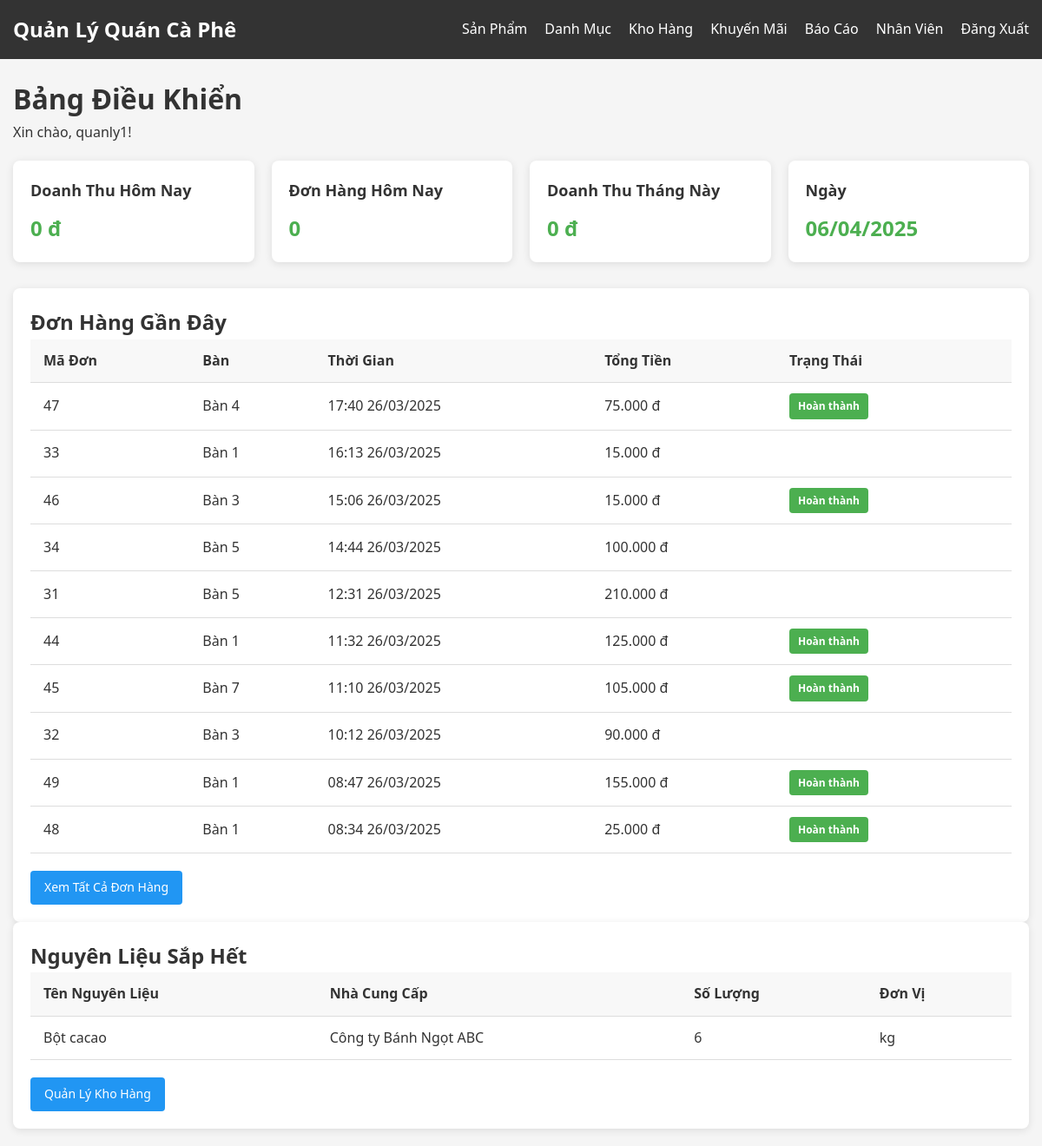
The app's page /admin/dashboard.php (signed in), older data.
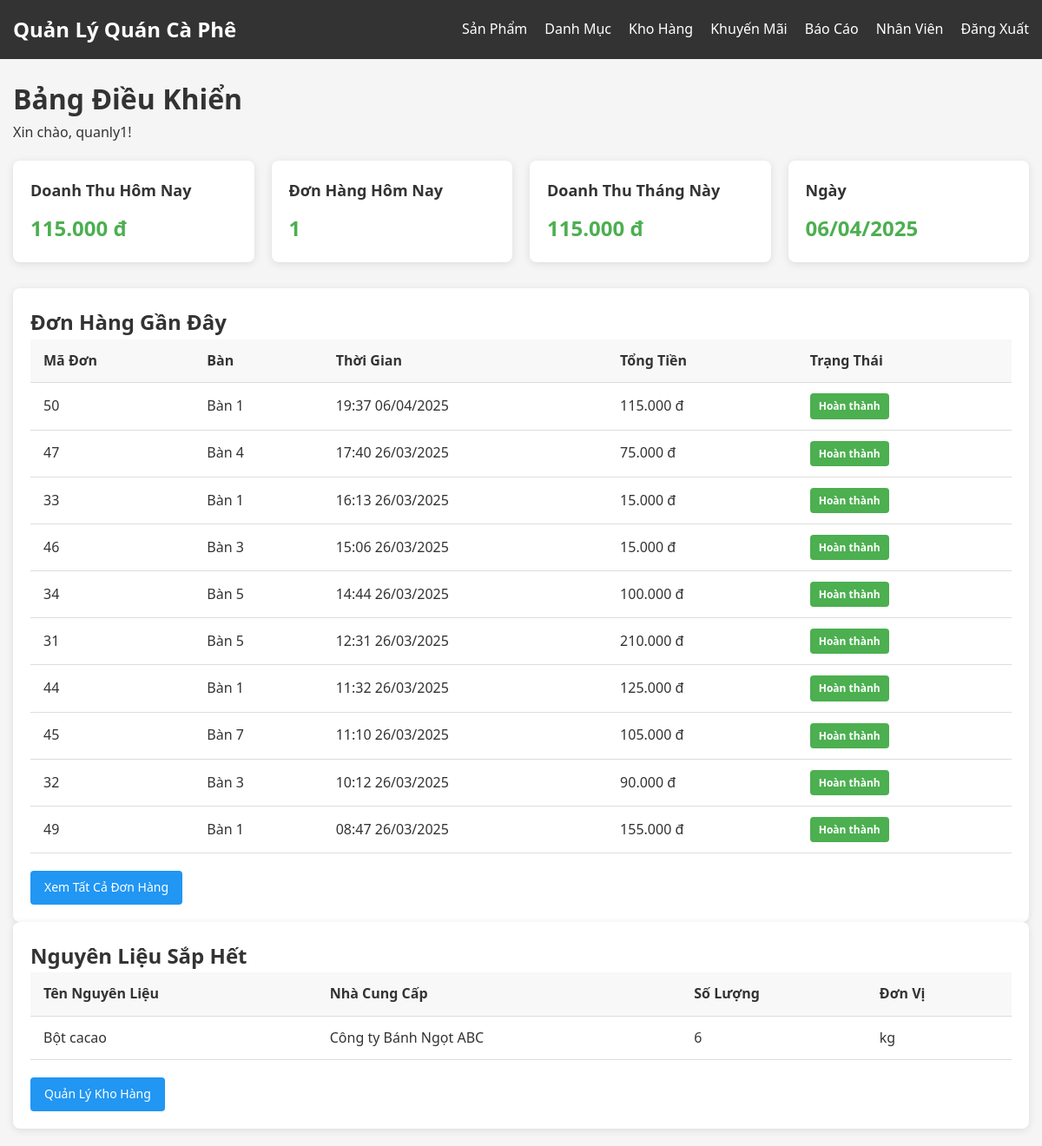
The same page, newer data.
### tables this page shows
CREATE TABLE `orders` (
  `order_id` int(11) NOT NULL,
  `user_id` int(11) DEFAULT NULL,
  `table_id` varchar(10) NOT NULL,
  `shift_id` int(11) NOT NULL,
  `promo_id` int(11) DEFAULT NULL,
  `total_price` decimal(10,2) NOT NULL,
  `order_time` datetime DEFAULT current_timestamp(),
  `status` enum('Chờ chế biến','Hoàn thành','Đã thanh toán','Đã hủy') DEFAULT 'Chờ chế biến',
  `notes` text DEFAULT NULL,
  `completed` tinyint(1) DEFAULT 0
);

CREATE TABLE `tables` (
  `table_id` varchar(10) NOT NULL,
  `table_name` varchar(50) NOT NULL
);

CREATE TABLE `materials` (
  `material_id` int(11) NOT NULL,
  `material_name` varchar(100) NOT NULL,
  `supplier_id` int(11) NOT NULL,
  `unit` varchar(50) NOT NULL,
  `stock_quantity` int(11) NOT NULL DEFAULT 0,
  `low_stock_threshold` int(11) NOT NULL DEFAULT 10,
  `status` enum('Còn hàng','Hết hàng') DEFAULT 'Còn hàng'
);

CREATE TABLE `suppliers` (
  `supplier_id` int(11) NOT NULL,
  `supplier_name` varchar(100) NOT NULL,
  `contact_person` varchar(100) DEFAULT NULL,
  `phone` varchar(15) DEFAULT NULL,
  `email` varchar(100) DEFAULT NULL,
  `address` text DEFAULT NULL,
  `status` enum('Hoạt động','Ngừng hợp tác') DEFAULT 'Hoạt động'
);

### config/functions.php (called while the page is built, shortened)
<?php
function formatCurrency($amount) {
    return number_format($amount, 0, ',', '.') . ' đ';
}
?>

### admin/dashboard.php (the view, shortened to what this page needs)
<?php
require_once '../config/db.php';
require_once '../config/functions.php';
$today = date('Y-m-d');
$today_revenue_query = "SELECT SUM(total_price) as total FROM Orders WHERE DATE(order_time) = ? AND status IN ('Đã thanh toán', 'Hoàn thành')";
$today_revenue_stmt = $conn->prepare($today_revenue_query);
$today_revenue_stmt->bind_param("s", $today);
$today_revenue_stmt->execute();
$today_revenue_result = $today_revenue_stmt->get_result();
$today_revenue = $today_revenue_result->fetch_assoc()['total'] ?? 0;
$today_orders_query = "SELECT COUNT(*) as count FROM Orders WHERE DATE(order_time) = ? AND status IN ('Đã thanh toán', 'Hoàn thành')";
$today_orders_stmt = $conn->prepare($today_orders_query);
$today_orders_stmt->bind_param("s", $today);
$today_orders_stmt->execute();
$today_orders_result = $today_orders_stmt->get_result();
$today_orders = $today_orders_result->fetch_assoc()['count'] ?? 0;
$current_month = date('m');
$current_year = date('Y');
$month_revenue_query = "SELECT SUM(total_price) as total FROM Orders WHERE MONTH(order_time) = ? AND YEAR(order_time) = ? AND status IN ('Đã thanh toán', 'Hoàn thành')";
$month_revenue_stmt = $conn->prepare($month_revenue_query);
$month_revenue_stmt->bind_param("ss", $current_month, $current_year);
$month_revenue_stmt->execute();
$month_revenue_result = $month_revenue_stmt->get_result();
$month_revenue = $month_revenue_result->fetch_assoc()['total'] ?? 0;
$recent_orders_query = "SELECT o.*, t.table_name, p.payment_method
                       FROM Orders o
                       LEFT JOIN Tables t ON o.table_id = t.table_id
                       LEFT JOIN Payments p ON o.order_id = p.order_id
                       ORDER BY o.order_time DESC LIMIT 10";
$recent_orders_result = $conn->query($recent_orders_query);
$low_stock_query = "SELECT m.*, s.supplier_name
                   FROM Materials m
                   JOIN Suppliers s ON m.supplier_id = s.supplier_id
                   WHERE m.stock_quantity < 10
                   ORDER BY m.stock_quantity ASC";
$low_stock_result = $conn->query($low_stock_query);
?>
<!DOCTYPE html>
<html lang="vi">
<head>
    <link rel="stylesheet" href="../assets/css/style.css">
</head>
<body>
    <nav class="navbar">
        <div class="container">
            <a href="dashboard.php" class="navbar-brand">Quản Lý Quán Cà Phê</a>
            <ul class="navbar-nav">
                <li class="nav-item">
                    <a href="products.php" class="nav-link">Sản Phẩm</a>
                </li>
                <li class="nav-item">
                    <a href="categories.php" class="nav-link">Danh Mục</a>
                </li>
                <li class="nav-item">
                    <a href="inventory.php" class="nav-link">Kho Hàng</a>
                </li>
                <li class="nav-item">
                    <a href="promotions.php" class="nav-link">Khuyến Mãi</a>
                </li>
                <li class="nav-item">
                    <a href="reports.php" class="nav-link">Báo Cáo</a>
                </li>
                <li class="nav-item">
                    <a href="users.php" class="nav-link">Nhân Viên</a>
                </li>
                <li class="nav-item">
                    <a href="../logout.php" class="nav-link">Đăng Xuất</a>
                </li>
            </ul>
        </div>
    </nav>
    <div class="container">
        <div class="dashboard">
            <div class="dashboard-header">
                <h1>Bảng Điều Khiển</h1>
                <p>Xin chào, <?php echo $_SESSION['username']; ?>!</p>
            </div>
            <div class="dashboard-cards">
                <div class="card">
                    <div class="card-title">Doanh Thu Hôm Nay</div>
                    <div class="card-value"><?php echo formatCurrency($today_revenue); ?></div>
                </div>
                <div class="card">
                    <div class="card-title">Đơn Hàng Hôm Nay</div>
                    <div class="card-value"><?php echo $today_orders; ?></div>
                </div>
                <div class="card">
                    <div class="card-title">Doanh Thu Tháng Này</div>
                    <div class="card-value"><?php echo formatCurrency($month_revenue); ?></div>
                </div>
                <div class="card">
                    <div class="card-title">Ngày</div>
                    <div class="card-value"><?php echo date('d/m/Y'); ?></div>
                </div>
            </div>
            <div class="row">
                <div class="col-md-6">
                    <div class="card">
                        <h2>Đơn Hàng Gần Đây</h2>
                        <table class="table">
                            <thead>
                                <tr>
                                    <th>Mã Đơn</th>
                                    <th>Bàn</th>
                                    <th>Thời Gian</th>
                                    <th>Tổng Tiền</th>
                                    <th>Trạng Thái</th>
                                </tr>
                            </thead>
                            <tbody>
                                <?php if ($recent_orders_result->num_rows > 0): ?>
                                    <?php while ($order = $recent_orders_result->fetch_assoc()): ?>
                                        <tr>
                                            <td><?php echo $order['order_id']; ?></td>
                                            <td><?php echo $order['table_name']; ?></td>
                                            <td><?php echo date('H:i d/m/Y', strtotime($order['order_time'])); ?></td>
                                            <td><?php echo formatCurrency($order['total_price']); ?></td>
                                            <td>
                                                <span class="status-badge status-<?php echo strtolower(str_replace(' ', '-', $order['status'])); ?>">
                                                    <?php echo $order['status']; ?>
                                                </span>
                                            </td>
                                        </tr>
                                    <?php endwhile; ?>
                                <?php else: ?>
                                    <tr>
                                        <td colspan="5" class="text-center">Không có đơn hàng nào</td>
                                    </tr>
                                <?php endif; ?>
                            </tbody>
                        </table>
                        <div class="text-center mt-3">
                            <a href="orders.php" class="btn btn-secondary">Xem Tất Cả Đơn Hàng</a>
                        </div>
                    </div>
                </div>
                <div class="col-md-6">
                    <div class="card">
                        <h2>Nguyên Liệu Sắp Hết</h2>
                        <table class="table">
                            <thead>
                                <tr>
                                    <th>Tên Nguyên Liệu</th>
                                    <th>Nhà Cung Cấp</th>
                                    <th>Số Lượng</th>
                                    <th>Đơn Vị</th>
                                </tr>
                            </thead>
                            <tbody>
                                <?php if ($low_stock_result->num_rows > 0): ?>
                                    <?php while ($material = $low_stock_result->fetch_assoc()): ?>
                                        <tr>
                                            <td><?php echo $material['material_name']; ?></td>
                                            <td><?php echo $material['supplier_name']; ?></td>
                                            <td><?php echo $material['stock_quantity']; ?></td>
                                            <td><?php echo $material['unit']; ?></td>
                                        </tr>
                                    <?php endwhile; ?>
                                <?php else: ?>
                                    <tr>
                                        <td colspan="4" class="text-center">Không có nguyên liệu nào sắp hết</td>
                                    </tr>
                                <?php endif; ?>
                            </tbody>
                        </table>
                        <div class="text-center mt-3">
                            <a href="inventory.php" class="btn btn-secondary">Quản Lý Kho Hàng</a>
                        </div>
                    </div>
                </div>
            </div>
        </div>
    </div>
</body>
</html>

### assets/css/style.css (style rules this page uses)
* { margin: 0; padding: 0; box-sizing: border-box; }
body { font-family: 'Segoe UI', Tahoma, Geneva, Verdana, sans-serif; line-height: 1.6; color: #333; background-color: #f5f5f5; }
a { text-decoration: none; color: #0066cc; }
ul { list-style: none; }
.container { width: 100%; max-width: 1200px; margin: 0 auto; padding: 0 15px; }
.btn { display: inline-block; padding: 8px 16px; border: none; border-radius: 4px; cursor: pointer; font-size: 14px; text-align: center; transition: all 0.3s ease; }
.btn-secondary { background-color: #2196F3; color: white; }
.table { width: 100%; border-collapse: collapse; margin-bottom: 20px; }
.table th, .table td { padding: 12px 15px; text-align: left; border-bottom: 1px solid #ddd; }
.table th { background-color: #f8f8f8; font-weight: 600; }
.navbar { background-color: #333; color: white; padding: 15px 0; }
.navbar .container { display: flex; justify-content: space-between; align-items: center; }
.navbar-brand { font-size: 1.5rem; font-weight: bold; color: white; }
.navbar-nav { display: flex; }
.nav-item { margin-left: 20px; }
.nav-link { color: white; transition: all 0.3s ease; }
.dashboard { padding: 20px 0; }
.dashboard-header { margin-bottom: 20px; }
.dashboard-cards { display: grid; grid-template-columns: repeat(auto-fill, minmax(250px, 1fr)); gap: 20px; margin-bottom: 30px; }
.card { background-color: white; border-radius: 8px; box-shadow: 0 2px 10px rgba(0, 0, 0, 0.1); padding: 20px; }
.card-title { font-size: 18px; font-weight: 600; margin-bottom: 10px; }
.card-value { font-size: 24px; font-weight: bold; color: #4CAF50; }
.status-badge { display: inline-block !important; padding: 5px 10px !important; border-radius: 4px !important; font-weight: bold !important; font-size: 12px !important; color: white !important; }
.status-hoàn-thành { background-color: #4CAF50 !important; }

Row changes from the older to the newer data that the page shows:
no longer on this page (row unchanged): orders: order_id "48", table.table_name "Bàn 1", order_time "08:34 26/03/2025", total_price "25.000 đ", status "Hoàn thành"
added orders: order_id "50", table.table_name "Bàn 1", order_time "19:37 06/04/2025", total_price "115.000 đ", status "Hoàn thành"
changed orders id 33: status (not shown) → "Hoàn thành"
changed orders id 34: status (not shown) → "Hoàn thành"
changed orders id 31: status (not shown) → "Hoàn thành"
changed orders id 32: status (not shown) → "Hoàn thành"
Text that changed along with them:
formatCurrency($today_revenue): "0 đ" → "115.000 đ"
$today_orders: "0" → "1"
formatCurrency($month_revenue): "0 đ" → "115.000 đ"
